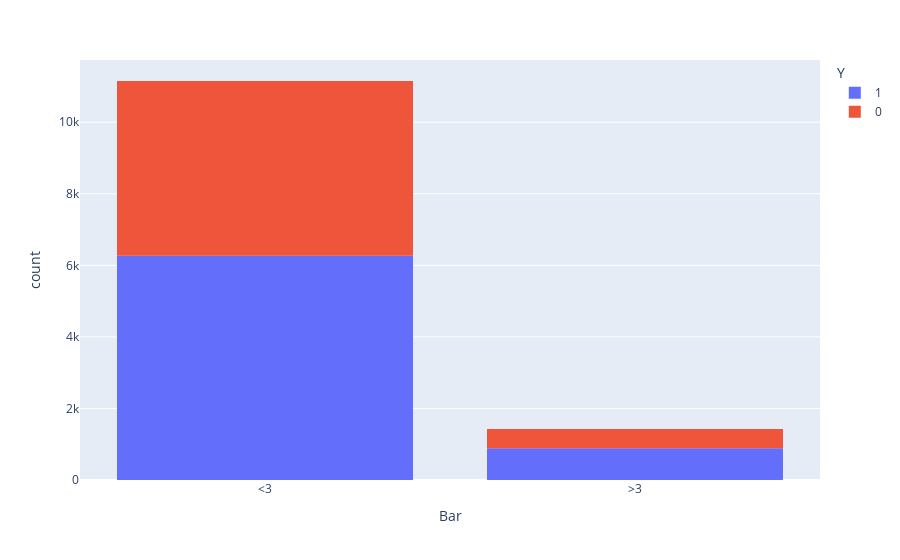

Notebook code for this chart:
### Markdown cell above
3. Compare the acceptance rate between those who went to a bar 3 or fewer times a month to those who went more.

### Code cell
#filter the data into two groups, those more than 3 and those less than 3
data_1 = data.copy() #create a new dataframe to work with for this question
import plotly.express as px

data_1.loc[(data_1['Bar'] == "never") | (data_1['Bar'] == "less1") | (data_1['Bar'] == "1~3"), 'Bar'] = "<3"
data_1.loc[(data_1['Bar'] == "gt8") | (data_1['Bar'] == "4~8"), 'Bar'] = ">3"
#unique values in the df are "'never' 'less1' '1~3' 'gt8' nan '4~8'"

fig =px.histogram(data_1,x='Bar',color='Y') #quick plot for sanity check of data accuracy
fig.show()
#determining the amount who said yes for the group of less than 3 times a month
less_3 = len(data_1.query("Bar=='<3' and Y == 1"))/len(data_1.query("Bar=='<3' and Y == 0")) #determine the number of by length of filtered dataframe
print("The proportion of people who go out 3 times or less a month and said yes to the coupons is ",less_3) #display calculated value in easy format

more_3 = len(data_1.query("Bar=='>3' and Y == 1"))/len(data_1.query("Bar=='>3' and Y == 0"))
print("The proportion of people who go out more than 3 times a month and said yes to the coupons is ",more_3)

### Figure 1 — Plotly figure (JSON) as saved in the notebook; plotly's stock layout.template omitted (floating-point values rounded to 4 significant figures; data arrays with more than 128 entries replaced by an {"elided": "..."} marker saying what was removed)
{"data": [{"alignmentgroup": "True", "bingroup": "x", "hovertemplate": "Y=1<br>Bar=%{x}<br>count=%{y}<extra></extra>", "legendgroup": "1", "marker": {"color": "#636efa", "pattern": {"shape": ""}}, "name": "1", "offsetgroup": "1", "orientation": "v", "showlegend": true, "type": "histogram", "x": {"elided": "7210 str values"}, "xaxis": "x", "yaxis": "y"}, {"alignmentgroup": "True", "bingroup": "x", "hovertemplate": "Y=0<br>Bar=%{x}<br>count=%{y}<extra></extra>", "legendgroup": "0", "marker": {"color": "#EF553B", "pattern": {"shape": ""}}, "name": "0", "offsetgroup": "0", "orientation": "v", "showlegend": true, "type": "histogram", "x": {"elided": "5474 str values"}, "xaxis": "x", "yaxis": "y"}], "layout": {"barmode": "relative", "legend": {"title": {"text": "Y"}, "tracegroupgap": 0}, "margin": {"t": 60}, "xaxis": {"anchor": "y", "domain": [0, 1], "title": {"text": "Bar"}}, "yaxis": {"anchor": "x", "domain": [0, 1], "title": {"text": "count"}}}}
